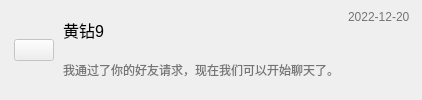
             <widget class="QWidget" name="widget_20" native="true">
              <property name="styleSheet">
               <string notr="true">QWidget#widget_20{
	max-height:60px;
	min-height:60px;
}
QWidget#widget_20:hover{
	background-color: rgb(242, 242, 242);
}</string>
              </property>
              <layout class="QHBoxLayout" name="horizontalLayout_19" stretch="0,1,0">
               <property name="spacing">
                <number>9</number>
               </property>
               <property name="leftMargin">
                <number>14</number>
               </property>
               <property name="topMargin">
                <number>10</number>
               </property>
               <property name="rightMargin">
                <number>12</number>
               </property>
               <property name="bottomMargin">
                <number>10</number>
               </property>
               <item>
                <widget class="QPushButton" name="pushButton_54">
                 <property name="enabled">
                  <bool>false</bool>
                 </property>
                 <property name="styleSheet">
                  <string notr="true"/>
                 </property>
                 <property name="text">
                  <string/>
                 </property>
                 <property name="icon">
                  <iconset resource="resource/resources.qrc">
                   <normaloff>:/image/image/-29ab09816f17ba54.png</normaloff>:/image/image/-29ab09816f17ba54.png</iconset>
                 </property>
                 <property name="iconSize">
                  <size>
                   <width>40</width>
                   <height>40</height>
                  </size>
                 </property>
                </widget>
               </item>
               <item>
                <layout class="QVBoxLayout" name="verticalLayout_28">
                 <property name="spacing">
                  <number>0</number>
                 </property>
                 <property name="sizeConstraint">
                  <enum>QLayout::SetDefaultConstraint</enum>
                 </property>
                 <property name="leftMargin">
                  <number>0</number>
                 </property>
                 <property name="rightMargin">
                  <number>0</number>
                 </property>
                 <item>
                  <widget class="QLabel" name="label_54">
                   <property name="styleSheet">
                    <string notr="true">QLabel{
	font-size:16px;
}</string>
                   </property>
                   <property name="text">
                    <string>黄钻9</string>
                   </property>
                  </widget>
                 </item>
                 <item>
                  <widget class="QLabel" name="label_55">
                   <property name="styleSheet">
                    <string notr="true">QLabel{
	color: rgb(117, 117, 117);
}</string>
                   </property>
                   <property name="text">
                    <string>我通过了你的好友请求，现在我们可以开始聊天了。</string>
                   </property>
                  </widget>
                 </item>
                </layout>
               </item>
               <item>
                <layout class="QVBoxLayout" name="verticalLayout_29">
                 <item alignment="Qt::AlignTop">
                  <widget class="QLabel" name="label_56">
                   <property name="styleSheet">
                    <string notr="true">QLabel{
	color: rgb(117, 117, 117);
}</string>
                   </property>
                   <property name="text">
                    <string>2022-12-20</string>
                   </property>
                  </widget>
                 </item>
                </layout>
               </item>
              </layout>
             </widget>
